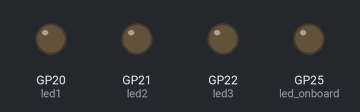
Simulated run of this program. Board: Raspberry Pi Pico running MicroPython. Parts: output pins drawn as LEDs (lit = HIGH).

Above: at 0.4 s.
At 2.4 s:
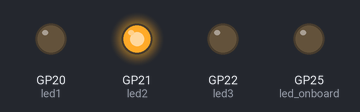
At 3.4 s:
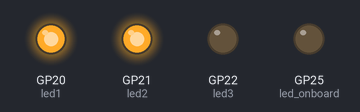
At 4.4 s:
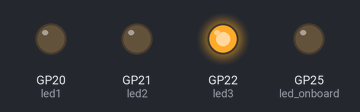
At 6.4 s:
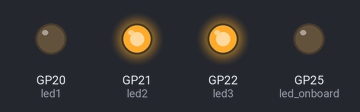
At 9.4 s:
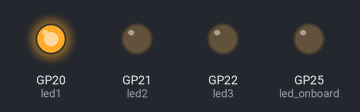
Timing chart, 0 to 10.4 s (numbered marks = the images above):
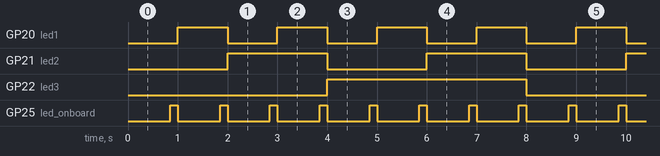

The program:

week1_task2.py
```python
# Write a code that shows the numbers from 0 to 7 in binary format using the three protoboard’s LEDs.
# LED1 is the least significant bit and LED3 is the most significant bit. Change the LED’s values every second.
# At the same blink the Raspberry Pi Pico’s onboard LED every time when the protoboard’s LED values change.

from machine import Pin
import time

led_onboard = Pin("LED", Pin.OUT)
led3= Pin(22, Pin.OUT)
led2 = Pin(21, Pin.OUT)
led1 = Pin(20, Pin.OUT)

def timedblink():
    led_onboard.value(0)
    time.sleep(0.85)
    led_onboard.value(1)
    time.sleep(0.15)

while True:
    led3.value(0)
    led2.value(0)
    led1.value(0)
    timedblink()

    led3.value(0)
    led2.value(0)
    led1.value(1)
    timedblink()

    led3.value(0)
    led2.value(1)
    led1.value(0)
    timedblink()

    led3.value(0)
    led2.value(1)
    led1.value(1)
    timedblink()

    led3.value(1)
    led2.value(0)
    led1.value(0)
    timedblink()

    led3.value(1)
    led2.value(0)
    led1.value(1)
    timedblink()

    led3.value(1)
    led2.value(1)
    led1.value(0)
    timedblink()

    led3.value(1)
    led2.value(1)
    led1.value(1)
    timedblink()
```

Measured:
- by itself, GP20 (led1): alternates HIGH for 1.0 s and LOW for 1.0 s
- by itself, GP21 (led2): alternates HIGH for 2.0 s and LOW for 2.0 s
- by itself, GP22 (led3): alternates HIGH for 4.0 s and LOW for 4.0 s
- by itself, GP25 (led_onboard): alternates HIGH for 0.15 s and LOW for 0.85 s
